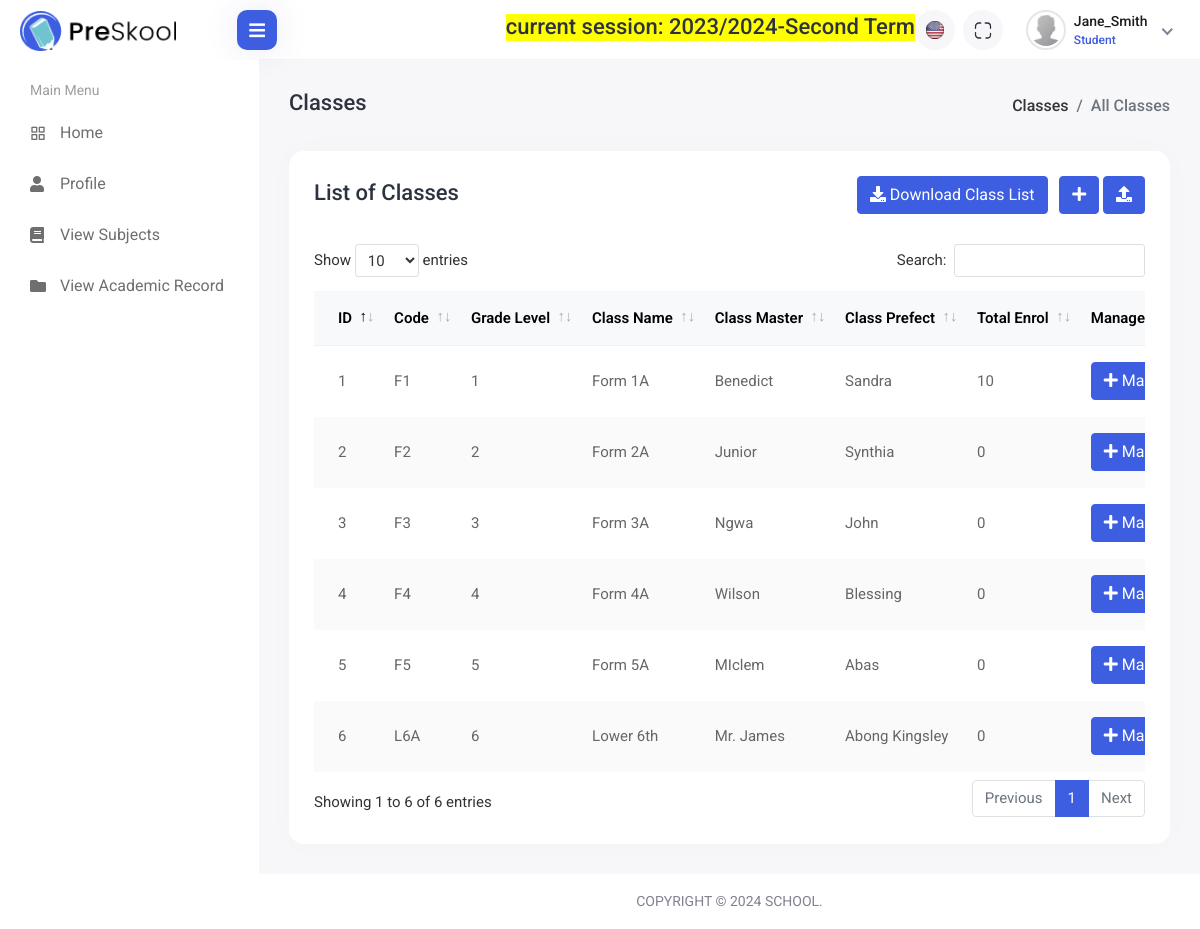
/classes/ (signed in), run on an earlier commit of the app's database.
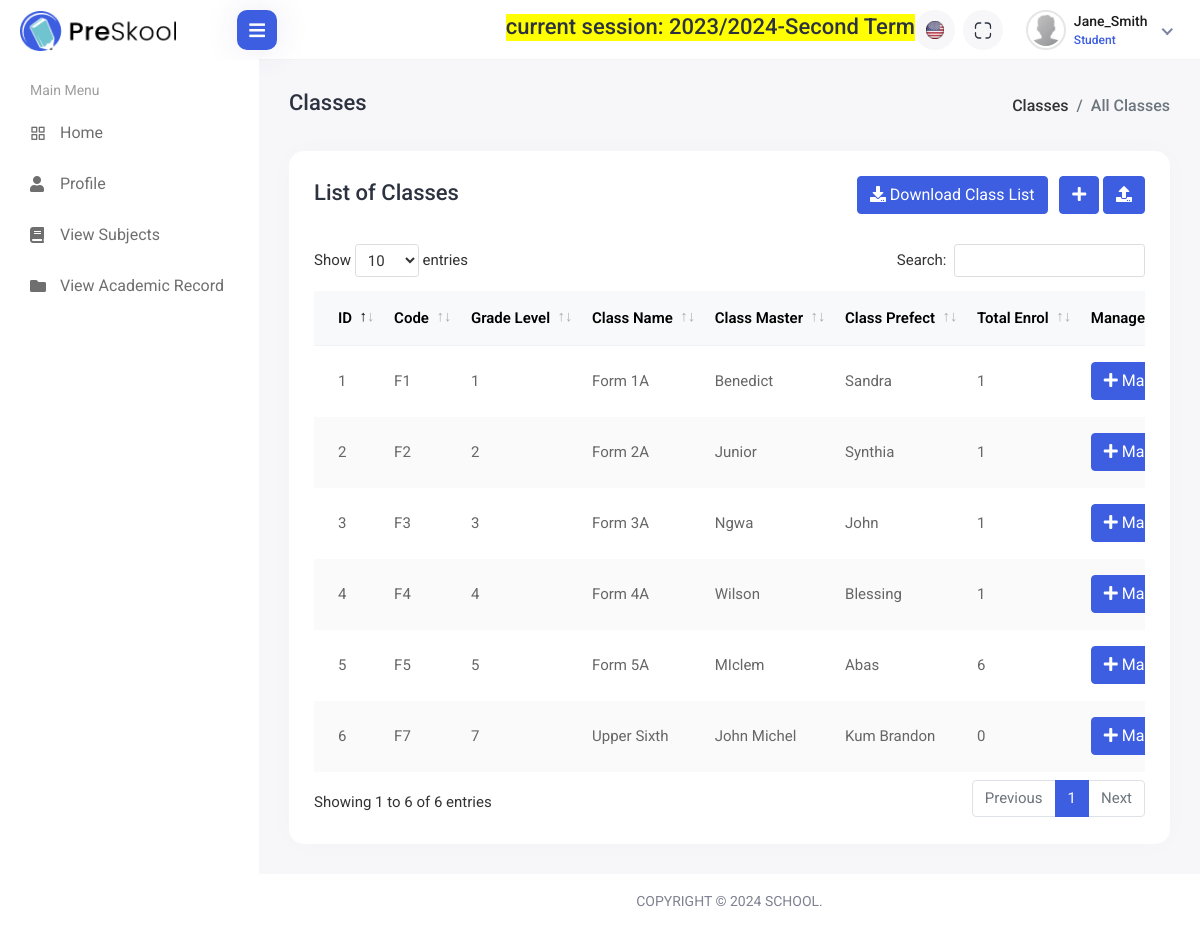
And on a later commit of the database.
### apps/terms/models.py (models this page shows, shortened)
class AcademicYear(TimeStampedUUIDModel):
    name = models.CharField(verbose_name=_("Academic Year"), max_length=100)
    start_date = models.DateField(verbose_name=_("Start Date"))
    end_date = models.DateField(verbose_name=_("End Date"), blank=True, null=True)
    is_current = models.BooleanField(default=False)

class Term(TimeStampedUUIDModel):
    term = models.CharField(
        verbose_name=_("Session"),
        max_length=20,
        choices=TermChoices.choices,
        default=TermChoices.FIRST_TERM,
    )
    academic_year = models.ForeignKey(AcademicYear, on_delete=models.CASCADE)
    is_current = models.BooleanField(default=False)

### apps/users/models.py (models this page shows, shortened)
class User(AbstractBaseUser, PermissionsMixin):
    pkid = models.BigAutoField(primary_key=True, editable=False)
    id = models.UUIDField(default=uuid.uuid4, editable=False, unique=True)
    username = models.CharField(verbose_name=_("Username"), max_length=255, unique=True)
    first_name = models.CharField(verbose_name=_("First Name"), max_length=55)
    last_name = models.CharField(verbose_name=_("Last Name"), max_length=55)
    email = models.EmailField(verbose_name=_("Email"), unique=True)
    is_staff = models.BooleanField(default=False)
    is_active = models.BooleanField(default=True)
    is_admin = models.BooleanField(default=False)
    is_student = models.BooleanField(default=False)
    is_teacher = models.BooleanField(default=False)
    date_joined = models.DateTimeField(default=timezone.now)
    dob = models.DateTimeField(default=timezone.now)
    USERNAME_FIELD = "email"
    REQUIRED_FIELDS = ["username", "first_name", "last_name"]
    objects = CustomUserManager()
    class Meta:
        verbose_name = _("User")
        verbose_name_plural = _("Users")
    @property
    def get_fullname(self):
        return f"{self.first_name.title()} {self.last_name.title()}"
    @property
    def get_profile(self):
        if self.is_admin:
            return self.admin_profile
        elif self.is_teacher:
            return self.teacher_profile
        elif self.is_student:
            return self.student_profile
        else:
            return ""

### apps/students/models.py (models this page shows, shortened)
class StudentProfile(TimeStampedUUIDModel):
    user = models.OneToOneField(
        User, related_name="student_profile", on_delete=models.CASCADE
    )
    parent = models.ForeignKey(
        ParentProfile,
        related_name="childrend",
        on_delete=models.SET_NULL,
        blank=True,
        null=True,
    )
    current_class = models.ForeignKey(
        "Class",
        on_delete=models.SET_NULL,
        related_name="students",
        blank=True,
        null=True,
    )
    number_of_absences = models.PositiveIntegerField(
        default=0, validators=[MinValueValidator(0)]
    )
    remark = models.TextField(verbose_name=_("Remark"), blank=True, null=True)
    is_repeater = models.BooleanField(default=False)
    gender = models.CharField(
        verbose_name=_("Gender"),
        choices=Gender.choices,
        default=Gender.OTHER,
        max_length=20,
    )
    phone_number = PhoneNumberField(
        verbose_name=_("Phone Number"), max_length=30, default="+237670000000"
    )
    profile_photo = models.ImageField(
        verbose_name=_("Profile Photo"),
        default="/profile_default.png",
        upload_to="student_profile_photos/",
    )
    has_paid_pta = models.BooleanField(default=False)
    country = CountryField(
        verbose_name=_("Country"), default="CM", blank=False, null=False
    )
    address = models.CharField(verbose_name=_("Address"), max_length=200)
    is_owing = models.BooleanField(default=True)
    is_student = models.BooleanField(default=True)
    matricule = models.CharField(blank=True, null=True, max_length=200, unique=True)
    domain = models.CharField(
        verbose_name=_("Domain"),
        choices=DOMAINCHOICES.choices,
        default=DOMAINCHOICES.OTHER,
        max_length=20,
    )
    specialty = models.CharField(max_length=200, default="Civil Engineering")
    is_activated = models.BooleanField(default=True)
    optional_subjects = models.ManyToManyField(
        "Subject", related_name="students_taking"
    )
    pob = models.CharField(
        max_length=255, verbose_name=_("Place of birth"), blank=True, null=True
    )

class Class(TimeStampedUUIDModel):
    class_name = models.CharField(verbose_name=_("Class Name"), max_length=200)
    grade_level = models.CharField(verbose_name=_("Class Level"), max_length=200)
    class_master = models.CharField(
        verbose_name=_("Class Master"), max_length=200, blank=True, null=True
    )
    class_prefect = models.CharField(
        verbose_name=_("Class Prefect"), max_length=200, blank=True, null=True
    )
    pass_avg = models.IntegerField(default=10)
    best_subject = models.CharField(max_length=255, blank=True, null=True)
    worst_subject = models.CharField(max_length=255, blank=True, null=True)
    class_code = models.CharField(max_length=10, blank=True, null=True)
    def get_total_girls(self):
        total_female_students_qs = self.students.filter(gender="Female").aggregate(
            total_female_students=Count("id")
        )
        return total_female_students_qs["total_female_students"]
    def get_total_boys(self):
        total_male_students_qs = self.students.filter(gender="Male").aggregate(
            total_male_students=Count("id")
        )
        return total_male_students_qs["total_male_students"]
    def get_total_enrol(self):
        return self.get_total_boys() + self.get_total_girls()
    @property
    def get_total_template_enrol(self):
        return self.get_total_enrol()

### apps/teachers/views.py (the view)
# urls.py: path("classes/", views.class_list_view, name="class-list"),
@login_required
def class_list_view(request, *args, **kwargs):
    classes = Class.objects.all()
    template_name = "classes/class-list.html"
    context = {
        "section": "class-area",
        "classes": classes,
    }
    return render(request, template_name, context)

### apps/terms/templatetags/session_tags.py (called while the page is built)
@register.simple_tag
def current_working_session():
    current_year = AcademicYear.objects.filter(is_current=True)
    if current_year.exists():
        current_year = current_year.first()
        current_terms = Term.objects.filter(is_current=True, academic_year=current_year)
        if current_terms.exists():
            current_term = current_terms.first()
            info = f"current session: {current_year.name}-{current_term.term}"
            return info
        return None
    else:
        return None

### templates/classes/class-list.html (shortened to what this page needs)
{% extends 'base.html' %}
{% load static %}
{% block stylelinks %}
<link rel="stylesheet" href="{% static 'assets/plugins/datatables/datatables.min.css' %}">
{% endblock stylelinks %}
{% block content %}
<div class="content container-fluid">
    <div class="page-header">
        <div class="row">
            <div class="col-sm-12">
                <div class="page-sub-header">
                    <h3 class="page-title">Classes</h3>
                    <ul class="breadcrumb">
                        <li class="breadcrumb-item"><a href="{% url 'class-list' %}">Classes</a></li>
                        <li class="breadcrumb-item active">All Classes</li>
                    </ul>
                </div>
            </div>
        </div>
    </div>
    <div class="row">
        <div class="col-sm-12">
            <div class="card card-table comman-shadow">
                <div class="card-body">
                    <div class="page-header">
                        <div class="row align-items-center">
                            <div class="col">
                                <h3 class="page-title">List of Classes</h3>
                            </div>
                            <div class="col-auto text-end float-end ms-auto download-grp">
                                <a href="#" class="btn btn-outline-primary me-2" data-bs-toggle="modal" data-bs-target="#download_class_list"><i
                                        class="fas fa-download"></i> Download Class List</a>
                                <a href="{% url 'class-add' %}" class="btn btn-primary"><i
                                        class="fas fa-plus"></i></a>
                                <a href="" class="btn btn-primary" data-bs-toggle="modal" data-bs-target="#upload_class_from_file"><i
                                    class="fas fa-upload"></i></a>
                            </div>
                        </div>
                    </div>
                    <div class="table-responsive">
                        <table
                            class="table border-0 star-student table-hover table-center mb-0 datatable table-striped">
                            <thead class="student-thread">
                                <tr>
                                    <th>ID</th>
                                    <th>Code</th>
                                    <th>Grade Level</th>
                                    <th>Class Name</th>
                                    <th>Class Master</th>
                                    <th>Class Prefect</th>
                                    <th>Total Enrol</th>
                                    <th>Manage Subjects</th>
                                </tr>
                            </thead>
                            <tbody>
                                {% for class in classes %}
                                    <tr>
                                        <td>{{forloop.counter}}</td>
                                        <td>{{class.class_code}}</td>
                                        <td>{{class.grade_level}}</td>
                                        <td>{{class.class_name}}</td>
                                        <td>{{ class.class_master }}</td>
                                        <td>{{ class.class_prefect }}</td>
                                        <td>{{ class.get_total_template_enrol }}</td>
                                        <td>
                                            <div class="col-auto text-end float-end ms-auto download-grp">
                                                <a href="{% url 'staff:subjects-assign' pkid=class.pkid %}" style="color: white;" class="btn btn-outline-primary me-2"><i
                                                class="fas fa-plus"></i> Manage Subjects</a>
                                            </div>
                                        </td>
                                    </tr>
                                {% endfor %}
                            </tbody>
                        </table>
                    </div>
                </div>
            </div>
        </div>
    </div>
</div>
{% endblock content %}

### templates/base.html (shortened to what this page needs)
{% load static %}
{% load session_tags %}
<!DOCTYPE html>
<html lang="en">
<head>
    <link rel="stylesheet" href="{% static 'assets/plugins/bootstrap/css/bootstrap.min.css' %}">
    <link rel="stylesheet" href="{% static 'assets/plugins/feather/feather.css' %}">
    <link rel="stylesheet" href="{% static 'assets/plugins/icons/flags/flags.css' %}">
    <link rel="stylesheet" href="{% static 'assets/plugins/fontawesome/css/fontawesome.min.css' %}">
    <link rel="stylesheet" href="{% static 'assets/plugins/fontawesome/css/all.min.css' %}">
    <link rel="stylesheet" href="{% static 'assets/plugins/scrollbar/scroll.min.css' %}">
    <link rel="stylesheet" href="{% static 'assets/plugins/dragula/css/dragula.min.css'  %}">
    <link rel="stylesheet" href="{% static 'assets/plugins/alertify/alertify.min.css' %}">
    <link rel="stylesheet" href="{% static 'assets/css/style.css' %}">
    <link href="https://cdn.jsdelivr.net/gh/gitbrent/bootstrap4-toggle@3.6.1/css/bootstrap4-toggle.min.css" rel="stylesheet">
    {% block stylelinks %}
    {% endblock stylelinks %}
</head>
<body>
    <div class="main-wrapper">
        <div class="page-wrapper">
            {% include 'utils/header.html' %}
            {% if request.user.is_admin or request.user.is_staff %}
                {% include "./utils/sidebars/admin-sidebar.html" %}
            {% elif request.user.is_teacher %}
                {% include "./utils/sidebars/teachers-sidebar.html" %}
            {% elif request.user.is_student %}
                {% include "./utils/sidebars/student-sidebar.html" %}
            {% endif %}
            {% block content %}
            {% endblock content %}
            {% include 'utils/footer.html' %}
        </div>
    </div>
</body>
</html>

### templates/utils/header.html (shortened to what this page needs)
{% load static %}
{% load session_tags %}
<div class="header">
    <div class="header-left">
        <a href="index.html" class="logo">
            <img src="{% static 'assets/img/logo.png' %}" alt="Logo">
        </a>
    </div>
    <div class="menu-toggle">
        <a href="javascript:void(0);" id="toggle_btn">
            <i class="fas fa-bars"></i>
        </a>
    </div>
    <ul class="nav user-menu">
        <li><div class="d-none d-sm-block">
            <h3 style="margin-left: 20px; background-color: yellow;" class="page-title text-center">{% current_working_session %}</h3>
        </div> </li>
        <li class="nav-item dropdown noti-dropdown language-drop me-2">
            <a href="#" class="dropdown-toggle nav-link header-nav-list" data-bs-toggle="dropdown">
                <img src="{% static 'assets/img/icons/header-icon-01.svg' %}" alt="">
            </a>
        </li>
        <li class="nav-item zoom-screen me-2">
            <a href="#" class="nav-link header-nav-list win-maximize">
                <img src="{% static 'assets/img/icons/header-icon-04.svg' %}" alt="">
            </a>
        </li>
        <li class="nav-item dropdown has-arrow new-user-menus">
            <a href="#" class="dropdown-toggle nav-link" data-bs-toggle="dropdown">
                <span class="user-img">
                    <img class="rounded-circle" src="{{request.user.get_profile.profile_photo.url}}" width="31"
                        alt="profile picture">
                    <div class="user-text">
                        {% if user.is_authenticated %}
                            <h6>{{user.username | capfirst}}</h6>
                        {% else %}
                            <h6>Unknown</h6>
                        {% endif %}
                        {% if user.is_staff %}
                            <p class="text-muted mb-0">Superman</p>
                        {% elif user.is_admin %}
                            <p class="text-muted mb-0">Administrator</p>
                        {% elif user.is_teacher %}
                            <p class="text-muted mb-0">Teacher</p>
                        {% elif user.is_student %}
                            <p class="text-muted mb-0">Student</p>
                        {% endif %}
                    </div>
                </span>
            </a>
        </li>
    </ul>
</div>

### templates/utils/sidebars/student-sidebar.html (shortened to what this page needs)
<div class="sidebar" id="sidebar">
    <div class="sidebar-inner slimscroll">
        <div id="sidebar-menu" class="sidebar-menu">
            <ul>
                <li class="menu-title">
                    <span>Main Menu</span>
                </li>
                <li class="{% if section == 'student-dashboard' %}active{% endif %}">
                    <a href="{% url 'students:student-dashboard' %}"><i class="feather-grid"></i> <span>Home</span></a>
                  </li>
                <li class="{% if section == 'student-dashboad' %}active{% endif %}">
                <a href="{% url 'students:student-detail' student.pkid student.matricule %}"><i class="fas fa-user"></i> <span>Profile</span></a>
                </li>
                <li class="{% if section == 'student-dashboad' %}active{% endif %}">
                    <a href="{% url 'students:student-detail' student.pkid student.matricule %}"><i class="fas fa-book"></i> <span>View Subjects</span></a>
                </li>
                <li class="{% if section == 'student-dashbard' %}active{% endif %}">
                    <a href="{% url 'students:student-academic-record' pkid=student.pkid matricule=student.matricule%}"><i class="fas fa-folder"></i> <span>View Academic Record</span></a>
                </li>
            </ul>
        </div>
    </div>
</div>

### templates/utils/footer.html
<footer>
    <p>Copyright © 2024 School.</p>
</footer>

What changed in the data, as far as the page shows it:
removed Class: class_code "L6A", grade_level "6", class_name "Lower 6th", class_master "Mr. James", class_prefect "Abong Kingsley", get_total_template_enrol "0"
changed Class "Form 1A": get_total_template_enrol "10" → "1"
changed Class "Form 2A": get_total_template_enrol "0" → "1"
computed for Class "Form 3A": get_total_template_enrol "0" → "1"
computed for Class "Form 4A": get_total_template_enrol "0" → "1"
computed for Class "Form 5A": get_total_template_enrol "0" → "6"
added Class: class_code "F7", grade_level "7", class_name "Upper Sixth", class_master "John Michel", class_prefect "Kum Brandon", get_total_template_enrol "0"
